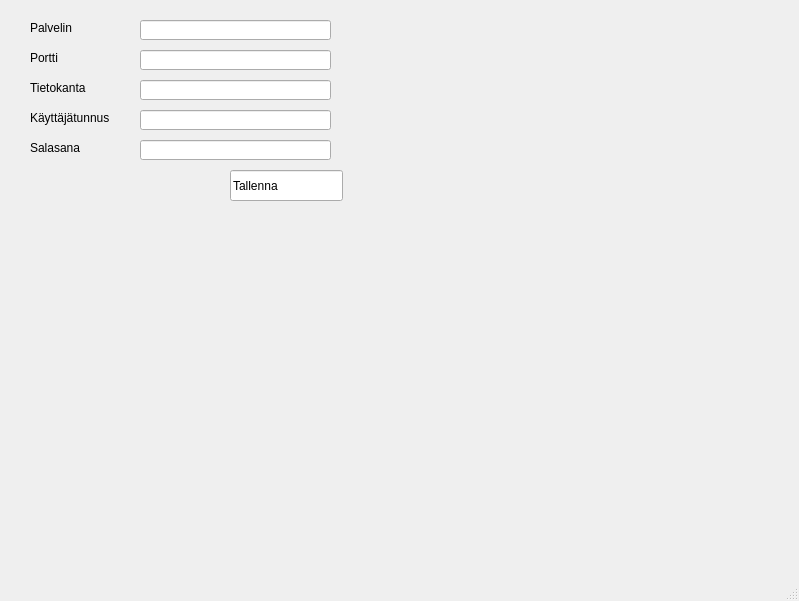
<?xml version="1.0" encoding="UTF-8"?>
<ui version="4.0">
 <class>MainWindow</class>
 <widget class="QMainWindow" name="MainWindow">
  <property name="geometry">
   <rect>
    <x>0</x>
    <y>0</y>
    <width>799</width>
    <height>601</height>
   </rect>
  </property>
  <property name="windowTitle">
   <string>MainWindow</string>
  </property>
  <widget class="QWidget" name="centralwidget">
   <widget class="QLineEdit" name="lineEdit_2">
    <property name="geometry">
     <rect>
      <x>140</x>
      <y>20</y>
      <width>191</width>
      <height>20</height>
     </rect>
    </property>
   </widget>
   <widget class="QLineEdit" name="lineEdit_3">
    <property name="geometry">
     <rect>
      <x>140</x>
      <y>50</y>
      <width>191</width>
      <height>20</height>
     </rect>
    </property>
   </widget>
   <widget class="QLineEdit" name="lineEdit_4">
    <property name="geometry">
     <rect>
      <x>140</x>
      <y>80</y>
      <width>191</width>
      <height>20</height>
     </rect>
    </property>
   </widget>
   <widget class="QLineEdit" name="lineEdit_5">
    <property name="geometry">
     <rect>
      <x>140</x>
      <y>110</y>
      <width>191</width>
      <height>20</height>
     </rect>
    </property>
   </widget>
   <widget class="QLineEdit" name="passwordLineEdit">
    <property name="geometry">
     <rect>
      <x>140</x>
      <y>140</y>
      <width>191</width>
      <height>20</height>
     </rect>
    </property>
    <property name="echoMode">
     <enum>QLineEdit::Password</enum>
    </property>
   </widget>
   <widget class="QLabel" name="label">
    <property name="geometry">
     <rect>
      <x>30</x>
      <y>20</y>
      <width>101</width>
      <height>16</height>
     </rect>
    </property>
    <property name="text">
     <string>Palvelin</string>
    </property>
   </widget>
   <widget class="QLabel" name="label_2">
    <property name="geometry">
     <rect>
      <x>30</x>
      <y>50</y>
      <width>101</width>
      <height>16</height>
     </rect>
    </property>
    <property name="text">
     <string>Portti</string>
    </property>
   </widget>
   <widget class="QLabel" name="label_3">
    <property name="geometry">
     <rect>
      <x>30</x>
      <y>80</y>
      <width>101</width>
      <height>16</height>
     </rect>
    </property>
    <property name="text">
     <string>Tietokanta</string>
    </property>
   </widget>
   <widget class="QLabel" name="label_4">
    <property name="geometry">
     <rect>
      <x>30</x>
      <y>110</y>
      <width>101</width>
      <height>16</height>
     </rect>
    </property>
    <property name="text">
     <string>Käyttäjätunnus</string>
    </property>
   </widget>
   <widget class="QLabel" name="label_5">
    <property name="geometry">
     <rect>
      <x>30</x>
      <y>140</y>
      <width>101</width>
      <height>16</height>
     </rect>
    </property>
    <property name="text">
     <string>Salasana</string>
    </property>
   </widget>
   <widget class="QLineEdit" name="lineEdit">
    <property name="geometry">
     <rect>
      <x>230</x>
      <y>170</y>
      <width>113</width>
      <height>31</height>
     </rect>
    </property>
    <property name="text">
     <string>Tallenna</string>
    </property>
    <property name="cursorPosition">
     <number>8</number>
    </property>
   </widget>
  </widget>
  <widget class="QMenuBar" name="menubar">
   <property name="geometry">
    <rect>
     <x>0</x>
     <y>0</y>
     <width>799</width>
     <height>21</height>
    </rect>
   </property>
  </widget>
  <widget class="QStatusBar" name="statusbar"/>
 </widget>
 <resources/>
 <connections/>
</ui>
